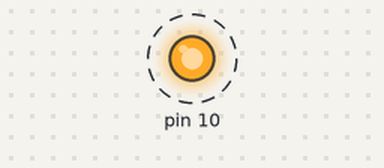
Simulated run of this sketch. Board: Arduino Mega 2560, built with avr-gcc and run on an emulated ATmega2560. Parts: output pins drawn as LEDs (lit = HIGH). Dashed ring = blinking.

Above: at 0.5 s.
Timing chart, 0 to 4.6 s (numbered marks = the images above):
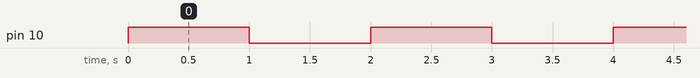

Measured:
- by itself, pin 10: alternates HIGH for 1.0 s and LOW for 1.0 s

The sketch:

Blink_Port_Mega2560.ino
```cpp
/*
 * Exemplificação de modo rapido de atribuição embora não seja tão trivial, devido a necessidade
 * de conhecimento previo do chip do hardware em que a programação será embarcada.
 *
 * DDR? -> Substitui o PinMode, onde 1 define uma saida e 0 uma entrada.
 * PORT? -> Substitui o DigitalWrite, setando HIGH(1) ou LOW(0) no pino desejado.
 *
 * OBS: (?) Qual modulo do chip está sendo acessado.
 *
 * Ex (MEGA 2560):
 *          PIN_13|PIN_12|PIN_11|PIN_10|PIN_50|PIN_51|PIN_52|PIN_53
 * DDRB ->  0|0|0|1|0|0|0|0; (Porta 10 - SAIDA)
 * PORTB -> 0|0|0|1|0|0|0|0; (Porta 10 - HIGH)
 */

void setup() {
  DDRB = B00010000;

  while(true){
    PORTB = B00010000;
    _delay_ms(1000);
    PORTB = B00000000;
    _delay_ms(1000);
  }
}

void loop() {}
```
